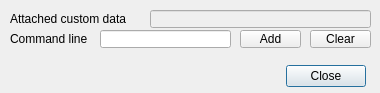
<?xml version="1.0" encoding="UTF-8"?>
<ui version="4.0">
 <class>CQDlgCustomData</class>
 <widget class="QDialog" name="CQDlgCustomData">
  <property name="geometry">
   <rect>
    <x>0</x>
    <y>0</y>
    <width>380</width>
    <height>93</height>
   </rect>
  </property>
  <property name="windowTitle">
   <string>Object Custom Data</string>
  </property>
  <property name="locale">
   <locale language="English" country="UnitedStates"/>
  </property>
  <widget class="QLabel" name="label">
   <property name="geometry">
    <rect>
     <x>10</x>
     <y>10</y>
     <width>141</width>
     <height>18</height>
    </rect>
   </property>
   <property name="text">
    <string>Attached custom data</string>
   </property>
  </widget>
  <widget class="QLineEdit" name="qqAttachedCustomData">
   <property name="enabled">
    <bool>false</bool>
   </property>
   <property name="geometry">
    <rect>
     <x>150</x>
     <y>10</y>
     <width>221</width>
     <height>18</height>
    </rect>
   </property>
  </widget>
  <widget class="QLabel" name="label_2">
   <property name="geometry">
    <rect>
     <x>10</x>
     <y>30</y>
     <width>91</width>
     <height>18</height>
    </rect>
   </property>
   <property name="text">
    <string>Command line</string>
   </property>
  </widget>
  <widget class="QLineEdit" name="qqNewCustomData">
   <property name="geometry">
    <rect>
     <x>100</x>
     <y>30</y>
     <width>131</width>
     <height>18</height>
    </rect>
   </property>
  </widget>
  <widget class="QToolButton" name="qqAddCustomData">
   <property name="geometry">
    <rect>
     <x>240</x>
     <y>30</y>
     <width>61</width>
     <height>18</height>
    </rect>
   </property>
   <property name="focusPolicy">
    <enum>Qt::StrongFocus</enum>
   </property>
   <property name="text">
    <string>Add</string>
   </property>
  </widget>
  <widget class="QToolButton" name="qqClearCustomData">
   <property name="geometry">
    <rect>
     <x>310</x>
     <y>30</y>
     <width>61</width>
     <height>18</height>
    </rect>
   </property>
   <property name="focusPolicy">
    <enum>Qt::StrongFocus</enum>
   </property>
   <property name="text">
    <string>Clear</string>
   </property>
  </widget>
  <widget class="QDialogButtonBox" name="qqClose">
   <property name="geometry">
    <rect>
     <x>15</x>
     <y>60</y>
     <width>351</width>
     <height>32</height>
    </rect>
   </property>
   <property name="standardButtons">
    <set>QDialogButtonBox::Close</set>
   </property>
  </widget>
 </widget>
 <resources/>
 <connections/>
</ui>
